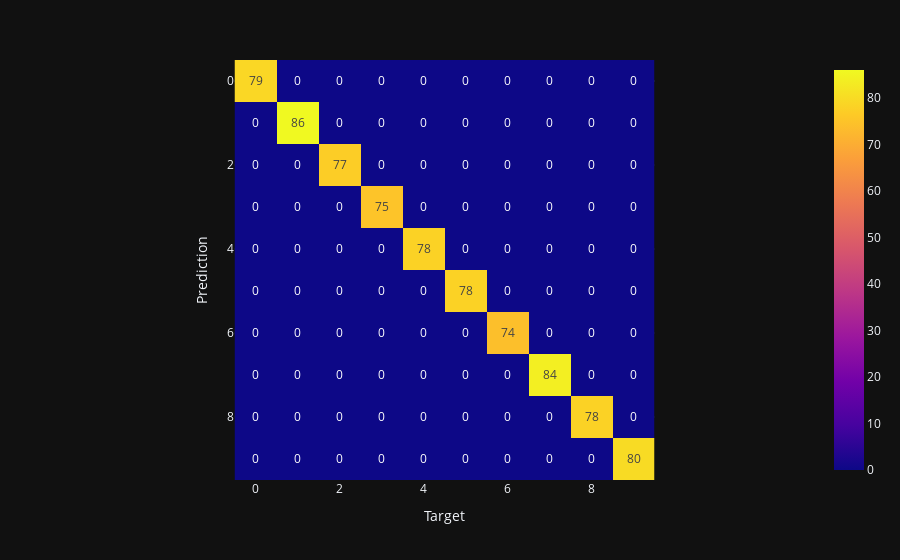

Notebook code cell kept with this figure:
### Code cell
forest_y_train = forest_model.predict(X_train)

@score_for('Random Forest', 'train')
@time_for('Random Forest', 'train')
def train_forest():
    return f1_score(forest_y_train, y_train, average='macro')

print(
    "F1-мера для тренировочных данных с помощью "
    "RandomForestClassifier:", train_forest(),
)
draw_conf_matrix(y_train, forest_y_train)

### Figure 1 — Plotly figure (JSON) as saved in the notebook; plotly's stock layout.template omitted (floating-point values rounded to 4 significant figures)
{"data": [{"coloraxis": "coloraxis", "name": "0", "texttemplate": "%{z}", "z": [[79, 0, 0, 0, 0, 0, 0, 0, 0, 0], [0, 86, 0, 0, 0, 0, 0, 0, 0, 0], [0, 0, 77, 0, 0, 0, 0, 0, 0, 0], [0, 0, 0, 75, 0, 0, 0, 0, 0, 0], [0, 0, 0, 0, 78, 0, 0, 0, 0, 0], [0, 0, 0, 0, 0, 78, 0, 0, 0, 0], [0, 0, 0, 0, 0, 0, 74, 0, 0, 0], [0, 0, 0, 0, 0, 0, 0, 84, 0, 0], [0, 0, 0, 0, 0, 0, 0, 0, 78, 0], [0, 0, 0, 0, 0, 0, 0, 0, 0, 80]], "type": "heatmap", "xaxis": "x", "yaxis": "y", "hovertemplate": "x: %{x}<br>y: %{y}<br>color: %{z}<extra></extra>"}], "layout": {"xaxis": {"anchor": "y", "domain": [0.0, 1.0], "scaleanchor": "y", "constrain": "domain", "title": {"text": "Target"}}, "yaxis": {"anchor": "x", "domain": [0.0, 1.0], "autorange": "reversed", "constrain": "domain", "title": {"text": "Prediction"}}, "coloraxis": {"colorscale": [[0.0, "#0d0887"], [0.1111, "#46039f"], [0.2222, "#7201a8"], [0.3333, "#9c179e"], [0.4444, "#bd3786"], [0.5556, "#d8576b"], [0.6667, "#ed7953"], [0.7778, "#fb9f3a"], [0.8889, "#fdca26"], [1.0, "#f0f921"]]}, "margin": {"t": 60}}}
